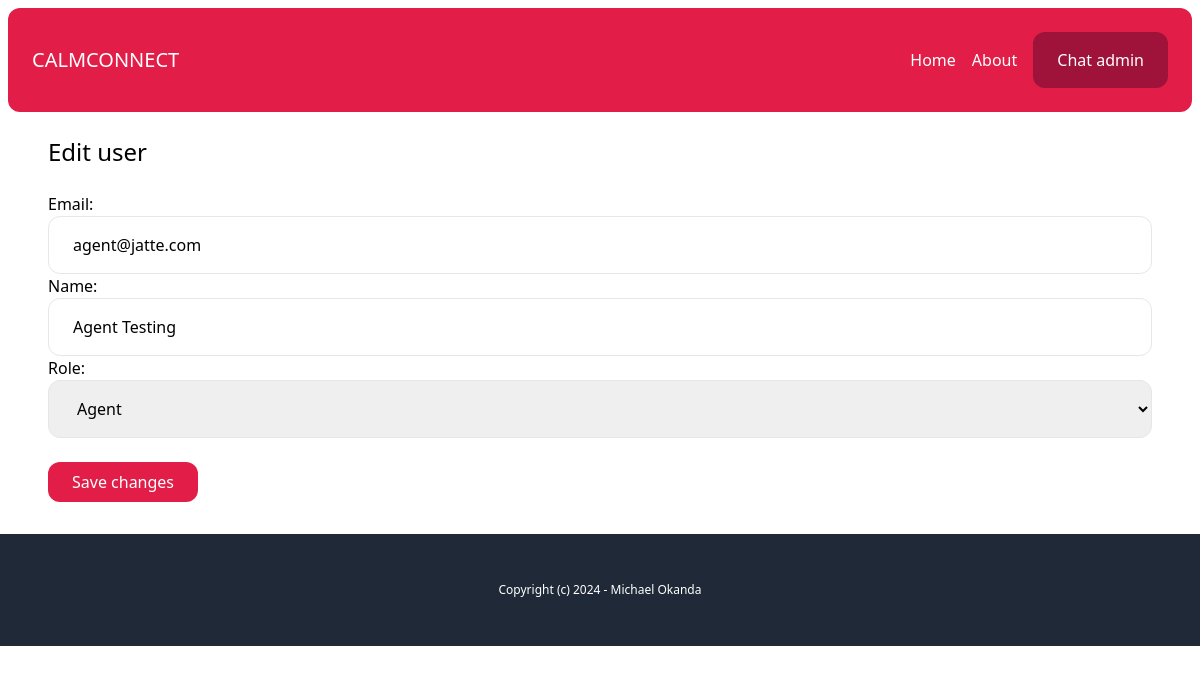
Page /chat-admin/users/7de9f1f3-aacb-4d9d-9950-10ddb962e51a/edit/ (signed in) on the committed database.
### account/models.py (models this page shows)
class User(AbstractBaseUser, PermissionsMixin):
    AGENT = 'agent'
    MANAGER = 'manager'
    ROLES_CHOICES = (
        (AGENT, 'Agent'),
        (MANAGER, 'Manager'),
    )
    id = models.UUIDField(primary_key=True, default=uuid.uuid4, editable=False)
    email = models.EmailField(unique=True)
    name = models.CharField(max_length=255, blank=True, default='')
    role = models.CharField(max_length=20, choices=ROLES_CHOICES, default=AGENT)
    is_active = models.BooleanField(default=True)
    is_superuser = models.BooleanField(default=False)
    is_staff = models.BooleanField(default=False)
    date_joined = models.DateTimeField(default=timezone.now)
    last_login = models.DateTimeField(blank=True, null=True)
    objects = CustomUserManager()
    USERNAME_FIELD = 'email'
    EMAIL_FIELD = 'email'
    REQUIRED_FIELDS = ['name']

### chat/views.py (the view)
# urls.py: path('chat-admin/users/<uuid:uuid>/edit/', views.edit_user, name='edit_user'),
@login_required
def edit_user(request, uuid):
    if request.user.has_perm('user.edit_user'):
        user = User.objects.get(pk=uuid)
        if request.method == 'POST':
            form = EditUserForm(request.POST, instance=user)
            if form.is_valid():
                form.save()
                messages.success(request, 'The changes was saved!')
                return redirect('/chat-admin/')
        else:
            form = EditUserForm(instance=user)
        return render(request, 'chat/edit_user.html', {
            'user': user,
            'form': form
        })
    else:
        messages.error(request, 'You don\'t have access to edit users!')
        return redirect('/chat-admin/')

### account/forms.py
class EditUserForm(forms.ModelForm):
    class Meta:
        model = User
        fields = ('email', 'name', 'role',)
        widgets = {
            'email': forms.TextInput(attrs={
                'class': 'w-full py-4 px-6 rounded-xl border'
            }),
            'name': forms.TextInput(attrs={
                'class': 'w-full py-4 px-6 rounded-xl border'
            }),
            'role': forms.Select(attrs={
                'class': 'w-full py-4 px-6 rounded-xl border'
            })
        }

### chat/templates/chat/edit_user.html (shortened to what this page needs)
{% extends 'core/base.html' %}
{% block content %}
    <h1 class="mb-6 text-2xl">Edit user</h1>
    <form method="post" action=".">
        {{ form.as_p }}
        <button class="mt-6 inline-block py-2 px-6 bg-rose-600 text-white rounded-xl">Save changes</button>
    </form>
{% endblock %}

### rows in the picture
User: email "agent@jatte.com", name "Agent Testing", role "Agent"
